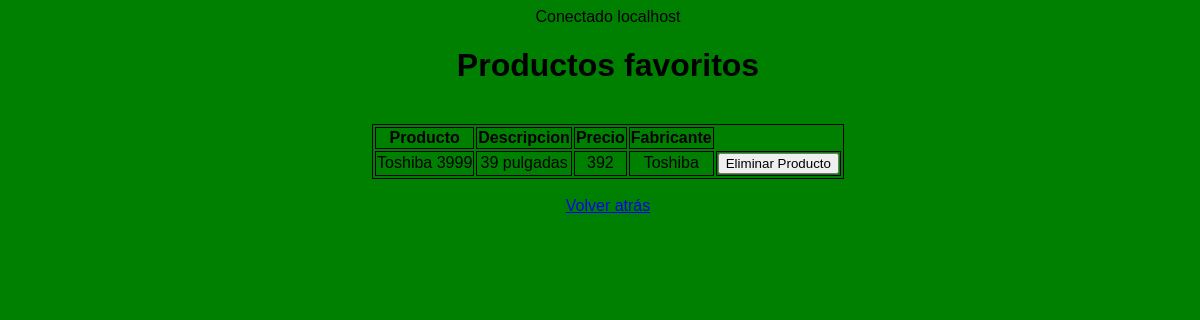
The app's page /VerFavoritos.php?login=cliente with its own data.
### tables this page shows
CREATE TABLE `productosfavoritos` (
  `Cliente_login` varchar(50) NOT NULL,
  `productos_Codigo` int(11) NOT NULL
);

CREATE TABLE `productos` (
  `Codigo` int(11) NOT NULL,
  `Nombre` text DEFAULT NULL,
  `Descripcion` text DEFAULT NULL,
  `Precio` int(11) DEFAULT NULL,
  `Fabricante` text DEFAULT NULL,
  `idCategoria` int(11) NOT NULL,
  `idProveedor` int(11) NOT NULL
);

### src/VerFavoritos.php (the view, shortened to what this page needs)
<!DOCtype html PUBLIC "-//W3C//DTD HTML 4.01 Transitional//EN" "http://www.w3.org/TR/html4/loose.dtd">
<html>
<head>
	<link href="homepage_style.css" type="text/css" rel="stylesheet"/>
</head>
<body>
<?php
include_once ('Conexion.php');
$seccion= $_GET['seccion'];
$login = $_GET['login'];
$cadenaSQL = "SELECT *
			  FROM productosfavoritos PF INNER JOIN productos P ON PF.productos_Codigo=P.Codigo
			  WHERE Cliente_login= '$login'";
	$resultado = $mysqli->query($cadenaSQL);
	echo "<h1>Productos favoritos</h1>";
	if ($resultado){
		echo "<table style='margin-left:auto;margin-right:auto;'>";
		echo "<tr>";
		echo "<th>Producto</th>";
		echo "<th>Descripcion</th>";
		echo "<th>Precio</th>";
		echo "<th>Fabricante</th>";
		echo "</tr>";
		while ($fila = $resultado->fetch_object()) {
			echo "<br/>";
			echo "<tr>";
			echo "<td>" . $fila->Nombre; echo "</td>";
			echo "<td>" . $fila->Descripcion; echo "</td>";
			echo "<td>" .  $fila->Precio; echo "</td>";
			echo "<td>" . $fila->Fabricante; echo "</td>";
			echo "<td>" . "<a href='ProductoEliminadoFav.php?producto=$fila->Codigo&login=$login&seccion=$seccion'><input
					type='button' value='Eliminar Producto'> </a>"; echo "</td>";
			echo "</tr>";
		}
		echo "</table>";
		echo "<br><a href='Secciones.php?login=$login&seccion=$seccion'>Volver atrás</a><br/>";
	}
	else {
		echo "<h1>Aún no se han introducido favoritos</h1>";
		echo "<a href='Secciones.php?login=$login&seccion=$seccion'>Volver atrás</a>";
	}
?>
</body>
</html>

### src/homepage_style.css (style rules this page uses)
body { text-align:center; width:100%; font-family:"lucida grande",tahoma,verdana,arial,sans-serif; background: green; }
table, th, td { border: 1px solid black; }

### records on screen
productosfavoritos: productos_Codigo.Nombre "Toshiba 3999", productos_Codigo.Descripcion "39 pulgadas", productos_Codigo.Precio "392", productos_Codigo.Fabricante "Toshiba"

### other values on screen
$mysqli->host_info "localhost"
